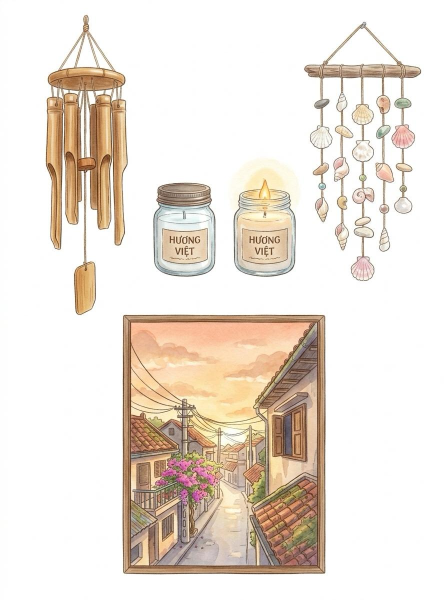
#> input picture src/decor.jpg, 896 x 1200 px, found by its file name (shown at 1/2 size)
$ python cut_decor.py ../src/decor.jpg
#> lines starting #> are read from the running program, lines starting #| are printed output that depends on the picture; after the words box and inside, x2 and y2 are one past the last pixel; in counts of white or black regions, pixels touching at a corner belong together
"""Cut the 6 props of src/decor.jpg (white background) into transparent PNGs in assets/."""
import cv2, numpy as np, sys
from PIL import Image
G = sys.argv[1]
img = cv2.imread(f'{G}/src/decor.jpg')
#> img is the input picture: shape (1200, 896, 3); mean B, G, R 217.4, 226.8, 236
h, w = img.shape[:2]
#> h = 1200; w = 896
bg = np.median(np.concatenate([img[:5].reshape(-1,3), img[-5:].reshape(-1,3)]), axis=0)
#> bg = [255, 255, 255]
dist = np.linalg.norm(img.astype(float) - bg, axis=2)
near = (dist < 18).astype(np.uint8)
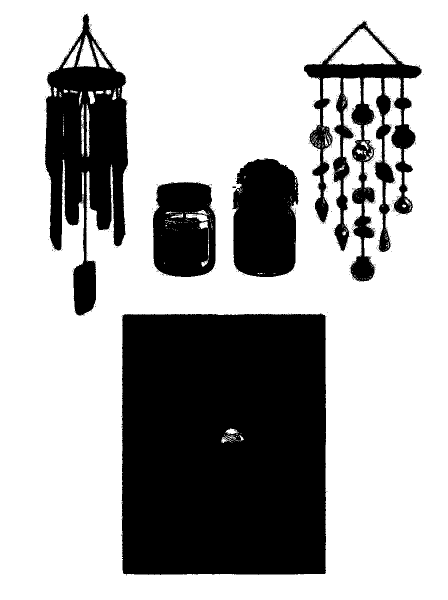
#> near: shape (1200, 896) (shown at 1/2 size); values 0 (black) and 1 (white), 67.8% white; 649 black regions (643 under 20 px), largest, box (x1, y1, x2, y2) and area: (243, 627, 653, 1150) 211027, (90, 28, 256, 632) 52458, (608, 43, 844, 564) 35102, (465, 317, 598, 554) 26880, (306, 364, 432, 554) 20354, (465, 373, 472, 376) 21
# background = near-bg pixels connected to the border
n, lab = cv2.connectedComponents(near, connectivity=4)
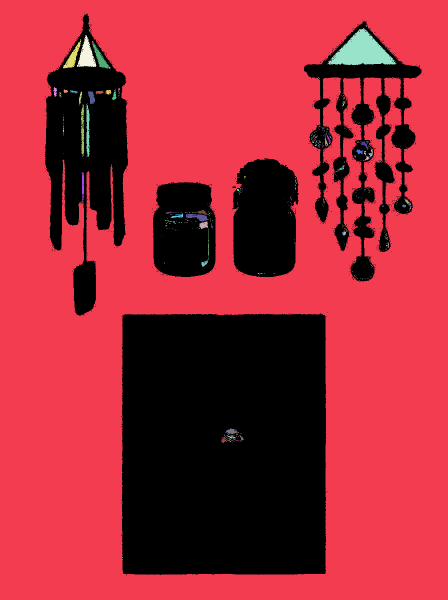
#> lab: shape (1200, 896) int32 (shown at 1/2 size); 701 distinct labels, from 0 to 700; one colour per label, 0 black
#> n = 701
border = set(np.unique(np.concatenate([lab[0], lab[-1], lab[:, 0], lab[:, -1]]))) - {0}
#> border = 1 item
bgmask = np.isin(lab, list(border))
#> bgmask: shape (1200, 896) bool; 66.6% white; 562 black regions (556 under 20 px), largest, box (x1, y1, x2, y2) and area: (243, 627, 653, 1150) 211446, (90, 28, 256, 632) 57011, (608, 43, 844, 564) 41750, (465, 317, 598, 554) 27029, (306, 364, 432, 554) 21497, (465, 373, 472, 376) 21
fg = (~bgmask).astype(np.uint8)
fg = cv2.morphologyEx(fg, cv2.MORPH_OPEN, np.ones((3, 3), np.uint8))
#> fg: shape (1200, 896); values 0 (black) and 1 (white), 33.2% white; 6 white regions, box (x1, y1, x2, y2) and area: (244, 627, 652, 1149) 211240, (90, 29, 256, 631) 56701, (608, 43, 843, 562) 40883, (466, 317, 597, 554) 26968, (306, 365, 431, 554) 21440, (465, 373, 472, 376) 21
# soft edge: alpha from distance to bg near the border of the mask
alpha = fg.astype(float)
edge = cv2.dilate(fg, np.ones((5, 5), np.uint8)) - cv2.erode(fg, np.ones((5, 5), np.uint8))
#> edge: shape (1200, 896); values 0 (black) and 1 (white), 4.4% white; 5 white regions, box (x1, y1, x2, y2) and area: (606, 41, 845, 564) 22536, (88, 27, 258, 633) 10985, (242, 625, 654, 1151) 7850, (463, 315, 599, 556) 3372, (304, 363, 433, 556) 2646
soft = np.clip((dist - 6) / 30, 0, 1)
alpha = np.where(edge > 0, np.maximum(alpha * soft, 0), alpha)
alpha = (alpha * 255).astype(np.uint8)
rgba = np.dstack([cv2.cvtColor(img, cv2.COLOR_BGR2RGB), alpha])
# items are not on an even grid: group by dilated connected components, then order row by row
grp = cv2.dilate((alpha > 20).astype(np.uint8), np.ones((21, 21), np.uint8))
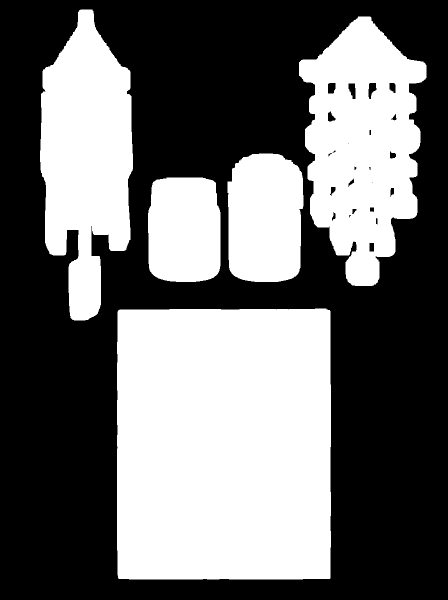
#> grp: shape (1200, 896) (shown at 1/2 size); values 0 (black) and 1 (white), 42.9% white; 5 white regions, box (x1, y1, x2, y2) and area: (234, 617, 662, 1159) 230771, (598, 33, 853, 572) 88571, (80, 19, 266, 641) 78622, (455, 307, 607, 564) 35150, (296, 355, 441, 564) 28278
n, lab, stats, cent = cv2.connectedComponentsWithStats(grp)
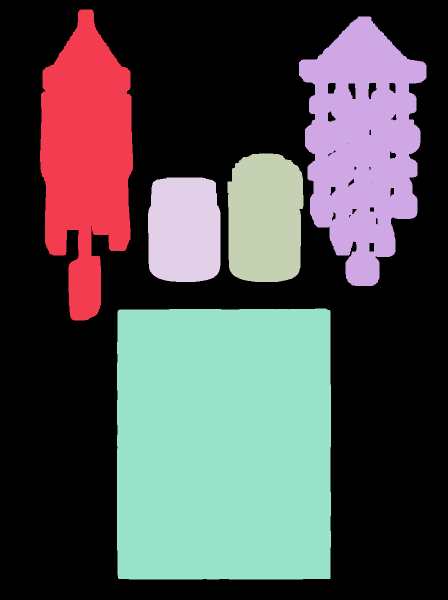
#> lab: shape (1200, 896) int32 (shown at 1/2 size); 6 distinct labels, from 0 to 5; one colour per label, 0 black
#> n = 6; stats = [[0, 0, 896, 1200, 613808], [80, 19, 186, 622, 78622], [598, 33, 255, 539, 88571], [455, 307, 152, 257, 35150], [296, 355, 145, 209, 28278], [234, 617, 428, 542, 230771]]; cent = [[441.8, 588.1], [172.1, 314.3], [724.6, 289.3], [529.9, 437], [368.2, 459.5], [447.4, 888.1]]
comps = [i for i in range(1, n) if stats[i, cv2.CC_STAT_AREA] > 5000]
#> comps = [1, 2, 3, 4, 5]
comps.sort(key=lambda i: (cent[i][1] > 620, cent[i][0]))
names = ['chime_bamboo', 'candle_off', 'candle_on', 'chime_shell', 'alley']
print([(int(cent[i][0]), int(cent[i][1])) for i in comps]); assert len(comps) == 5, len(comps)
#| [(172, 314), (368, 459), (529, 436), (724, 289), (447, 888)]
for name, i in zip(names, comps):
    x, y, w, h = stats[i, :4]
    a = alpha[y:y + h, x:x + w] * (lab[y:y + h, x:x + w] == i)
    ys, xs = np.where(a > 20)
    crop = rgba[y + ys.min():y + ys.max() + 1, x + xs.min():x + xs.max() + 1].copy()
    crop[:, :, 3] = a[ys.min():ys.max() + 1, xs.min():xs.max() + 1]
    Image.fromarray(crop).save(f'{G}/assets/{name}.png')
    print(name, crop.shape[1], 'x', crop.shape[0])
#> this loop made 5 passes
#> (name, i, x, y, w, h) on passes 1 to 5: ('chime_bamboo', 1, 80, 19, 186, 622), ('candle_off', 4, 296, 355, 145, 209), ('candle_on', 3, 455, 307, 152, 257), ('chime_shell', 2, 598, 33, 255, 539), ('alley', 5, 234, 617, 428, 542)
#| chime_bamboo 166 x 602
#| candle_off 125 x 189
#| candle_on 132 x 237
#| chime_shell 235 x 519
#| alley 408 x 522
#> pass 1, `crop = rgba[y + ys.min():y + ys.max() + 1, x + xs.min():x + xs.max() +..`:
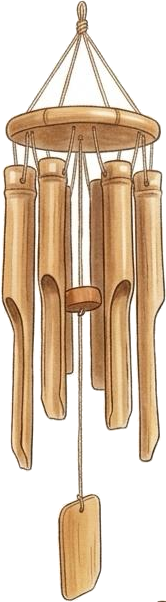
#> crop: shape (602, 166, 4); mean R, G, B, A 221.2, 201.8, 180.3, 143.6; transparent parts drawn white
#> pass 2, `a = alpha[y:y + h, x:x + w] * (lab[y:y + h, x:x + w] == i)`:
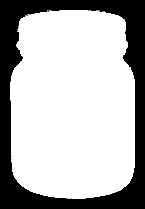
#> a: shape (209, 145); min 0, max 255, mean 180.1
#> after the loop:
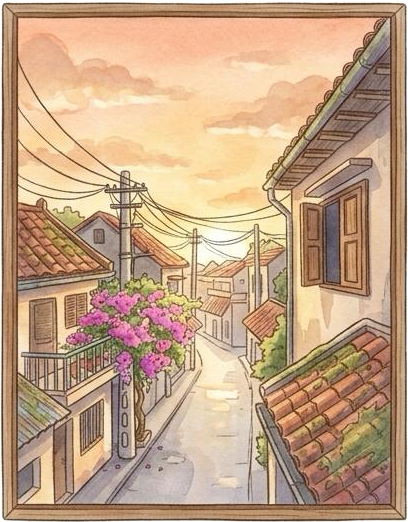
#> crop: shape (522, 408, 4); mean R, G, B, A 194.4, 162.2, 132.5, 252.7; transparent parts drawn white
